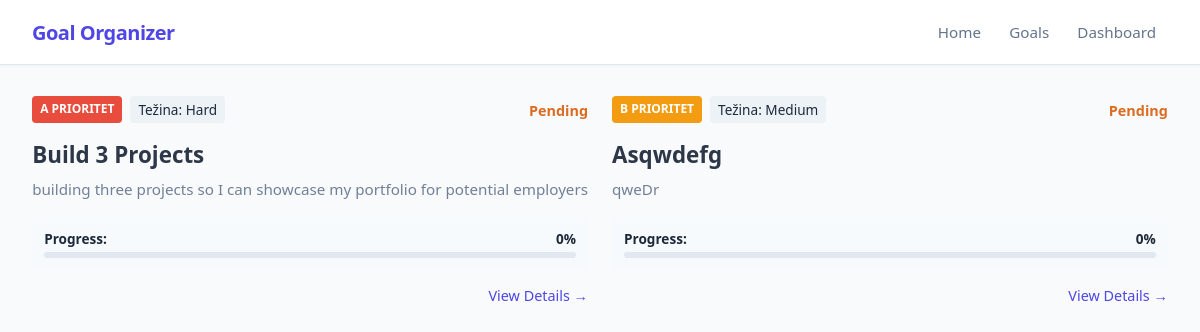
Page /dashboard on the earlier database version.
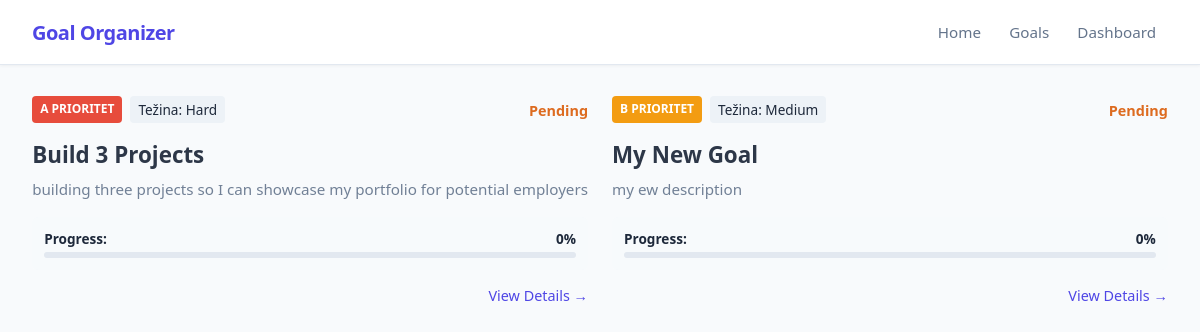
Same page on the later database version.
### app/models_db.py (models this page shows, shortened)
class Goal(db.Model):
    __tablename__ = 'goals'
    id = db.Column(db.Integer, primary_key=True)
    title = db.Column(db.String(100), nullable=False)
    description = db.Column(db.Text, nullable=False)
    is_completed = db.Column(db.Boolean, default=False)
    progress_percentage = db.Column(db.Float, default=0.0)
    difficulty = db.Column(db.String(20), nullable=False, default='Medium')
    priority = db.Column(db.String(1), nullable=False, default='b')
    created_at = db.Column(db.DateTime, default=datetime.now(timezone.utc), nullable=False)
    tasks = db.relationship('Task', backref='goal', cascade="all, delete-orphan", lazy=True)

### app/routes.py (the view)
@main.route("/dashboard", methods=['GET', 'POST'])
def dashboard():
    goals = Goal.query.order_by(Goal.priority.asc()).all()
    return render_template('dashboard.html', goals=goals)

### app/templates/dashboard.html (shortened to what this page needs)
{% extends 'base.html' %}
{%block content%}
<div class="dashboard-wrapper">
    <div class="goals-grid-container">
        {% if goals %}
            {% for goal in goals %}
                <div class="card" style="margin: 0; display: flex; flex-direction: column; gap: 1rem; justify-content: space-between;">
                    <div style="display: flex; gap: 0.5rem; align-items: center; justify-content: space-between;">
                        <div style="display: flex; gap: 0.5rem;">
                            <span class="badge badge-{{ goal.priority }} ">{{ goal.priority | upper }} prioritet</span>
                            <span style="background: #edf2f7; padding: 0.25rem 0.5rem; border-radius: 4px; font-size: 0.85rem; font-weight: 500;">
                                Težina: {{ goal.difficulty }}
                            </span>
                        </div>
                        <div>
                            {% if goal.is_completed %}
                                <span style="color: #38a169; font-weight: bold; font-size: 0.9rem;">✓ Completed</span>
                            {% else %}
                                <span style="color: #dd6b20; font-weight: bold; font-size: 0.9rem;">Pending</span>
                            {% endif %}
                        </div>
                    </div>
                    <div>
                        <h2 style="margin: 0 0 0.5rem 0; font-size: 1.4rem;">
                            <a href="{{ url_for('main.view_goal', goal_id=goal.id) }}" style="color: #2d3748; text-decoration: none; hover: underline;">
                                {{ goal.title }}
                            </a>
                        </h2>
                        <p style="margin: 0; color: #718096; line-height: 1.5; font-size: 0.95rem;">
                            {{ goal.description or 'Nema opisa.' }}
                        </p>
                    </div>
                    <div style="background: #f7fafc; padding: 0.75rem; border-radius: 6px;">
                        <div style="display: flex; justify-content: space-between; margin-bottom: 0.25rem; font-weight: 600; font-size: 0.85rem;">
                            <span>Progress:</span>
                            <span>{{ goal.progress_percentage | round | int }}%</span>
                        </div>
                        <div style="width: 100%; background: #e2e8f0; height: 6px; border-radius: 4px; overflow: hidden;">
                        </div>
                    </div>
                    <div style="display: flex; justify-content: flex-end; margin-top: auto;">
                        <a href="{{ url_for('main.view_goal', goal_id=goal.id) }}" style="text-decoration: none; color: var(--primary); font-weight: 500; font-size: 0.9rem;">
                            View Details →
                        </a>
                    </div>
                </div>
            {% endfor %}
        {% else %}
            <p style="grid-column: span 2; text-align: center; color: var(--text-muted); font-style: italic;">
                Trenutno nemate dodanih ciljeva.
            </p>
        {% endif %}
    </div>
</div>
{% endblock %}

Differences in the rows shown:
changed Goal "Medium": title "Asqwdefg" → "My New Goal"; description "qweDr" → "my ew description"
